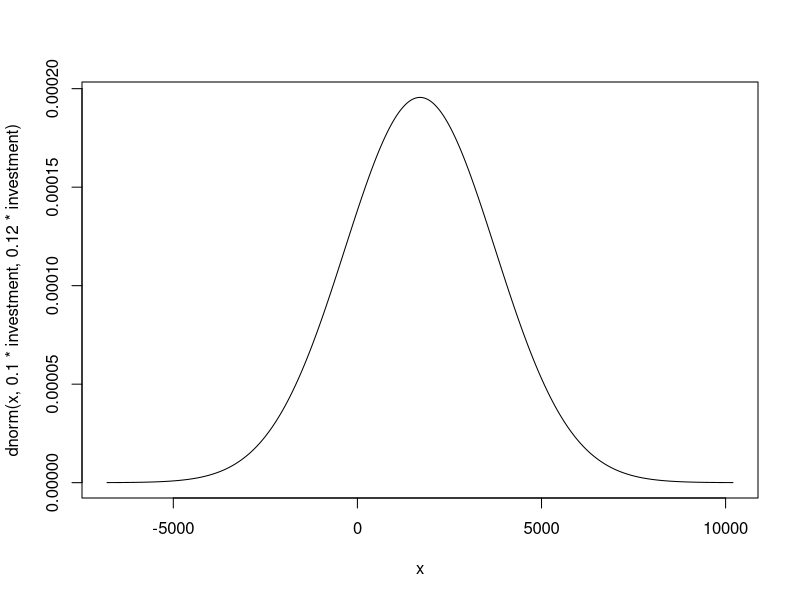

The R script that drew this image:
# annual return rate = profit/investment

investment <- 200 * 85


# plot of the gain
x <- seq(-0.4 * investment,0.6 * investment,1)
plot(x, dnorm(x,0.1 * investment, 0.12 * investment), type="l")

# probability that after a year his net profit from the investment is at least 800e
prob <- 1 - pnorm(800, 0.1 * investment, 0.12 * investment)

cat(paste("The probability that after a year his net profit from the investment is at least 800€ is: ", prob * 100, " %", '\n'))